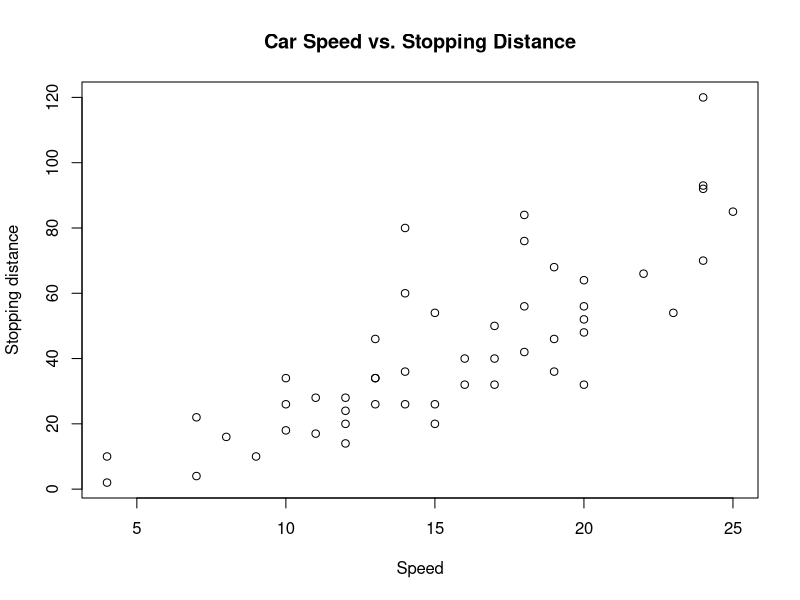

Reproduce this figure in R. (Note: this script raises an error after producing the figure.)
#looking summary statistics of cars dataset. 

data("cars")
summary(cars)

# plot graoh that how they relate
plot(cars$speed, cars$dist,
     main = "Car Speed vs. Stopping Distance",
     xlab = "Speed",
     ylab = "Stopping distance")

#Important definitions in data science
#Statistics: Learning from data.
#Modelling: Using data to describe or predict something.
#Computation: Using a computer to work with data.
#Calculus: Studying how things change.

#Data structure (Vectors, Factors, Lists, Data frame, matrix and arrays)
# Vector:is a one-dimensional collection of values of the same basic type. 
#numeric

x<- c (0.3, 0.5)
age<- c(20,30,40)

#Logical

x<- c(TRUE,FALSE)

# Character

x<- c('Emmanuel', 'Jams')

# Integer
x <- c(2L, 4L, 10L)

# Complex

x<- c(1 + 10i, 3 + 5i)
# matrix and it's operation
(x <- matrix(1:6, nrow = 2,ncol = 3))
(y<- matrix(1:6, nrow = 3, ncol = 2))

x%*%y

#List
(x<-list(1,"b",TRUE, 1+4i))

# Factor
x<-factor(c("yes","yes","no","yes","no"))

# Create a vector with NAs in it
x <- c(1, 2, NA, 10, 3)
is.na(x)

# What if there are multiple R objects and you want to take the subset with no missing values in any of those objects?
x <- c(1, 2, NA, 4, NA, 5) 
y <- c("a", "b", NA, "d", NA, "f")  
good <- complete.cases(x, y)  
good

# Coercion in R means automatically changing values from one data type to another
#If a vector only contains logical and numbers, R will convert the logical to numbers, Every true becomes a 1, and every FALSE becomes 0

sum(c(TRUE,TRUE,FALSE,FALSE,FALSE))

#Create data
# Synthax for dataframe:my_data <- data.frame(column1 = values,column2 = values)
# but in the below exaple we are combining the different vectors into dataframe 

studentID<-c(1,2,3,4,5)
math_score<-c(12,17,10,9,NA)
gender<-c("M","F","M","M","F")
it_score<-c(13,18,11,10,19)
scoredata<-data.frame(studentID,gender,math_score,it_score)
scoredata
View(scoredata)
#Create data from keyboard ( Create data frame (or matrix) with variable names 2. Invoke the text editor in the data objected created at first step)
data_class2 <- data.frame(
  height = numeric(0),
  weight = numeric(0),
  bmi = numeric(0)
)
data_class2 <- edit(data_class2)
# Importing Data into R
#
# R can read data from many sources, so you can analyze it
# without typing everything in by hand.
#
# 1. Spreadsheets
#    For example, Excel files.
#
# 2. Statistical software
#    For example, files created in SAS, SPSS, or Stata.
#
# 3. Text and web sources
#    For example, CSV or other plain-text files, XML files,
#    and data collected from webpages.
#
# 4. Databases
#    For example, databases managed with SQL, MySQL, Oracle,
#    or Microsoft Access.

#Exploration data analysis
#Examine numerical variable using common summary

#Variation and covariation using both numerical and graphs
#Relationship between a categorical and a continuous variable

# Load the built-in iris dataset
data("iris")

# Display the first six rows of the dataset
head(iris)

# Calculate the average petal length for all iris flowers
mean(iris$Petal.Length)

# Calculate the average petal length for setosa flowers
mean(iris$Petal.Length[iris$Species == "setosa"])

# Calculate the average petal length for versicolor flowers
mean(iris$Petal.Length[iris$Species == "versicolor"])

# Calculate the average petal length for virginica flowers
mean(iris$Petal.Length[iris$Species == "virginica"])

# Calculate the average petal length separately for each species
by(iris$Petal.Length, iris$Species, mean)

# Calculate the standard deviation of petal length for each species
by(iris$Petal.Length, iris$Species, sd)

# Show summary statistics for petal length for each species
by(iris$Petal.Length, iris$Species, summary)

#Visualize the differences in continuous variables 
#between categories using Box-and-whisker plot

boxplot(Sepal.Length ~ Species,
        data = iris,
        main = "Sepal Length by Iris Species",
        xlab = "Species",
        ylab = "Sepal Length")

grid()

# Date

today<- Sys.Date()
format(today, format("%B,%D,%Y"))

# Time difference
startdate <- as.Date("2004-02-13")
enddate <- as.Date("2011-01-22")
days <- enddate - startdate
days

#Subsetting

# Leadership study:
# Explore whether men and women in management differ in how they lead.
#
# Response scale:
# 1 = Strongly disagree
# 2 = Disagree
# 3 = Neither agree nor disagree
# 4 = Agree
# 5 = Strongly agree

# Create a vector for each variable
manager <- c(1, 2, 3, 4, 5)
country <- c("US", "US", "UK", "UK", "UK")
gender  <- c("M", "F", "F", "M", "F")
age     <- c(32, 45, 25, 39, 99)

# Create vectors for the five question responses
q1 <- c(5, 3, 3, 3, 2)
q2 <- c(4, 5, 5, 3, 2)
q3 <- c(5, 2, 5, 4, 1)
q4 <- c(5, 5, 5, NA, 2)
q5 <- c(5, 5, 2, NA, 1)

# Combine all variables into a data frame
# NA means a response is missing
leadership <- data.frame(
  manager, country, gender, age, q1, q2, q3, q4, q5,
  stringsAsFactors = TRUE
)

# Show the structure of the data frame
str(leadership)

# Subsetting examples:
leadership$gender       # Select the gender column using $
leadership[1, ]          # Select the first row using [ ]
leadership[["gender"]]   # Select the gender column using [[ ]]
names(leadership)       #displays the column names in the leadership data frame

# HANDLE MISSING AGE VALUES
# Replace the code 99 with NA
leadership$age[is.na(leadership$age)] <- 99
View(leadership)

# CREATE AGE CATEGORIES
leadership$agecat[leadership$age >75]<-"Elder"
leadership$agecat[leadership$age>=35 & leadership$age<=75]<-"Middle Aged"
leadership$agecat[leadership$age <35]<- "Young"

View(leadership)
# CHECK FOR MISSING QUESTION RESPONSES
is.na(leadership[, 5:9])

# REMOVE INCOMPLETE ROWS
newdata <- na.omit(leadership)
newdata

# SORT DATA BY AGE
order(leadership$age)

# Select question columns q1 to q5 by column numbers
newdata3_numbers <- leadership[, 5:9]

# Select the same columns by their names
myvars <- c("q1", "q2", "q3", "q4", "q5")
newdata3_names <- leadership[, myvars]

# Exclude columns 1 and 2
newdata4_drop12 <- leadership[, -c(1, 2)]

# Exclude columns 1 through 5
newdata4_drop1to5 <- leadership[, -(1:5)]

# Exclude columns 1 and 7
newdata5 <- leadership[, -c(1, 7)]

# Select the fourth column, age, as a vector
age_values <- leadership[[4]]

# Exclude rows 1 and 3
newdata6_drop13 <- leadership[-c(1, 3), ]

# Select only rows 2, 4, and 5
newdata6_rows245 <- leadership[c(2, 4, 5), ]

# Select q1 to q5 for people aged 35 or older, or younger than 24
newdata7_agegroups <- subset(
  leadership,
  age >= 35 | age < 24,
  select = c(q1, q2, q3, q4, q5)
)

# Select rows for men older than 30
# $ identifies the columns; == checks whether gender is "M"
newdata8_men_over30 <- leadership[
  leadership$gender == "M" & leadership$age > 30,
]
                
